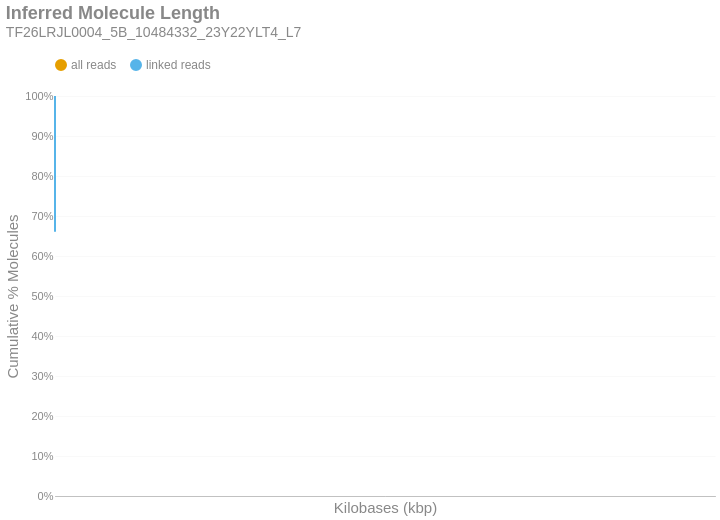

Write notebook code for a chart like this one.
### Markdown cell above
### Inferred Molecule Length
This is the cumulative frequency distribution of molecule lengths inferred from the first and last alignment positions along a contig for all alignments associated with a single linked-read barcode on a given contig.There are two distributions: one with `all` the alignments (yellow) and another with only `linked reads` (blue). The percent of molecules in the `linked reads` distribution is relative to the total number of linked molecules.

### Code cell
if SKIPLR:
    print_html(f"Skipped")
else:
    binned_df = consolidated_hist(valids['length_inferred']/1000, mask, 10, True)
    binned_df = binned_df.with_columns(
        pl.when(pl.col('bin').cast(pl.Utf8) == '0').then(pl.lit('1')).otherwise(pl.col('bin').cast(pl.Utf8)).alias('bin')
    )
    with SafeRender(binned_df):
        (
            density_plot(binned_df, 'Inferred Molecule Length', samplename, 'inferredlen')
            .transform_calculate(bin_kb='datum.bin / 1000')
            .encode(
                x=alt.X('bin_kb:Q', title="Kilobases (kbp)").scale(type='log', padding=0).axis(labelAngle=-40),
                y=alt.Y('value:Q', title='Cumulative % Molecules')
                    .axis(format='%')
                    .stack(False)
                    .scale(domainMin=0, domainMax=1,padding=0),
                color=alt.Color("key:N").scale(domain = ["all reads", "linked reads"]),
                tooltip = [
                    alt.Tooltip("key:N", title = "Data Type"),
                    alt.Tooltip("range_label:N", title="Kilobases"),
                    alt.Tooltip("value:Q", format = ".2%", title="% Molecules (Cum.)")
                ]
            )
        ).display()

### Figure 1 — Vega-Lite specification as saved in the notebook (floating-point values rounded to 4 significant figures)
{"width": "container", "height": 400, "config": {"title": {"anchor": "start", "dy": -15, "fontSize": 18, "color": "#888888", "subtitleColor": "#888888", "subtitleFontSize": 14}, "arc": {"fill": "#0072B2"}, "axis": {"domainColor": "#888888", "domainWidth": 0.5, "gridWidth": 0.2, "grid": false, "titleFontWeight": 400, "titleFontSize": 15, "labelFontSize": 11, "labelColor": "#888888", "tickColor": "#888888", "tickWidth": 0.2, "titleColor": "#888888"}, "axisBand": {"grid": false}, "axisX": {"grid": true, "tickSize": 10, "domainCap": "round"}, "axisY": {"domain": false, "grid": true, "tickSize": 0, "domainCap": "round"}, "background": "transparent", "header": {"labelFontSize": 15, "labelColor": "#888888", "titleFontSize": 15, "titleFontWeight": 600, "titleColor": "#888888"}, "legend": {"labelFont": "sans-serif", "labelFontSize": 12, "labelColor": "#888888", "symbolSize": 100, "symbolType": "circle", "titleFontSize": 12, "titlePadding": 10, "titleColor": "#888888", "title": null, "orient": "top"}, "range": {"category": ["#E69F00", "#56B4E9", "#009E73", "#F0E442", "#0072B2", "#D55E00", "#CC79A7", "#000000"], "diverging": ["#cfe8f3", "#a2d4ec", "#73bfe2", "#46abdb", "#1696d2", "#12719e"]}, "area": {"fill": "#0072B2", "fillOpacity": 0.7, "line": true, "strokeOpacity": 0.7}, "line": {"color": "#0072B2", "stroke": "#0072B2", "strokeWidth": 2}, "trail": {"color": "#0072B2", "stroke": "#0072B2", "strokeWidth": 0, "size": 1}, "point": {"filled": true, "fillOpacity": 1.0, "size": 95}, "text": {"color": "#888888", "fontSize": 11, "align": "right", "fontWeight": 400, "size": 11}, "bar": {"fill": "#0072B2", "stroke": null}, "view": {"stroke": null, "continuousWidth": 660, "continuousHeight": 400}}, "data": {"name": "data-9c3b99fc5739230cb127dfa29e8f72d2"}, "mark": {"type": "line", "interpolate": "monotone", "point": {"opacity": 0, "size": 275}}, "encoding": {"color": {"field": "key", "scale": {"domain": ["all reads", "linked reads"]}, "type": "nominal"}, "tooltip": [{"field": "key", "title": "Data Type", "type": "nominal"}, {"field": "range_label", "title": "Kilobases", "type": "nominal"}, {"field": "value", "format": ".2%", "title": "% Molecules (Cum.)", "type": "quantitative"}], "x": {"axis": {"labelAngle": -40}, "field": "bin_kb", "scale": {"type": "log", "padding": 0}, "title": "Kilobases (kbp)", "type": "quantitative"}, "y": {"axis": {"format": "%"}, "field": "value", "scale": {"domainMin": 0, "domainMax": 1, "padding": 0}, "stack": false, "title": "Cumulative % Molecules", "type": "quantitative"}}, "params": [{"name": "param_c36ac31b6afebe62", "select": {"type": "point", "fields": ["key"]}, "bind": "legend"}], "title": {"text": "Inferred Molecule Length", "subtitle": "TF26LRJL0004_5B_10484332_23Y22YLT4_L7"}, "transform": [{"fold": ["all reads (cumsum)", "linked reads (cumsum)"]}, {"calculate": "replace(datum.key, ' (cumsum)', '')", "as": "key"}, {"filter": {"param": "param_c36ac31b6afebe62"}}, {"calculate": "datum.bin / 1000", "as": "bin_kb"}], "usermeta": {"embedOptions": {"downloadFileName": "TF26LRJL0004_5B_10484332_23Y22YLT4_L7.inferredlen"}}, "$schema": "https://vega.github.io/schema/vega-lite/v6.4.1.json", "datasets": {"data-9c3b99fc5739230cb127dfa29e8f72d2": [{"bin": "0.0", "interval": "0.0-10.0", "all reads": 0.8825, "linked reads": 0.6608, "all reads (cumsum)": 0.8825, "linked reads (cumsum)": 0.6608, "range_label": "0-9"}, {"bin": "10.0", "interval": "10.0-20.0", "all reads": 0.07432, "linked reads": 0.2145, "all reads (cumsum)": 0.9569, "linked reads (cumsum)": 0.8753, "range_label": "10-19"}, {"bin": "20.0", "interval": "20.0-30.0", "all reads": 0.02743, "linked reads": 0.07947, "all reads (cumsum)": 0.9843, "linked reads (cumsum)": 0.9547, "range_label": "20-29"}, {"bin": "30.0", "interval": "30.0-40.0", "all reads": 0.009837, "linked reads": 0.02835, "all reads (cumsum)": 0.9941, "linked reads (cumsum)": 0.9831, "range_label": "30-39"}, {"bin": "40.0", "interval": "40.0-50.0", "all reads": 0.004078, "linked reads": 0.01167, "all reads (cumsum)": 0.9982, "linked reads (cumsum)": 0.9947, "range_label": "40-49"}, {"bin": "50.0", "interval": "50.0-60.0", "all reads": 0.001189, "linked reads": 0.003496, "all reads (cumsum)": 0.9994, "linked reads (cumsum)": 0.9982, "range_label": "50-59"}, {"bin": "60.0", "interval": "60.0-70.0", "all reads": 0.0003942, "linked reads": 0.001163, "all reads (cumsum)": 0.9998, "linked reads (cumsum)": 0.9994, "range_label": "60-69"}, {"bin": "70.0", "interval": "70.0-80.0", "all reads": 0.0001363, "linked reads": 0.0004017, "all reads (cumsum)": 0.9999, "linked reads (cumsum)": 0.9998, "range_label": "70-79"}, {"bin": "80.0", "interval": "80.0-90.0", "all reads": 4.585e-05, "linked reads": 0.0001343, "all reads (cumsum)": 1.0, "linked reads (cumsum)": 0.9999, "range_label": "80-89"}, {"bin": "90.0", "interval": "90.0-100.0", "all reads": 1.5e-05, "linked reads": 4.435e-05, "all reads (cumsum)": 1.0, "linked reads (cumsum)": 1.0, "range_label": "90-99"}, {"bin": "100.0", "interval": "100.0-110.0", "all reads": 5.142e-06, "linked reads": 1.521e-05, "all reads (cumsum)": 1.0, "linked reads (cumsum)": 1.0, "range_label": "100-109"}, {"bin": "110.0", "interval": "110.0-120.0", "all reads": 1.285e-06, "linked reads": 3.802e-06, "all reads (cumsum)": 1.0, "linked reads (cumsum)": 1.0, "range_label": "110-119"}, {"bin": "120.0", "interval": "120.0-130.0", "all reads": 8.57e-07, "linked reads": 2.534e-06, "all reads (cumsum)": 1.0, "linked reads (cumsum)": 1.0, "range_label": "120-129"}, {"bin": "130.0", "interval": "130.0-140.0", "all reads": 0.0, "linked reads": 0.0, "all reads (cumsum)": 1.0, "linked reads (cumsum)": 1.0, "range_label": "130-139"}, {"bin": "140.0", "interval": "140.0-150.0", "all reads": 4.285e-07, "linked reads": 1.267e-06, "all reads (cumsum)": 1.0, "linked reads (cumsum)": 1.0, "range_label": "140-149"}]}}
